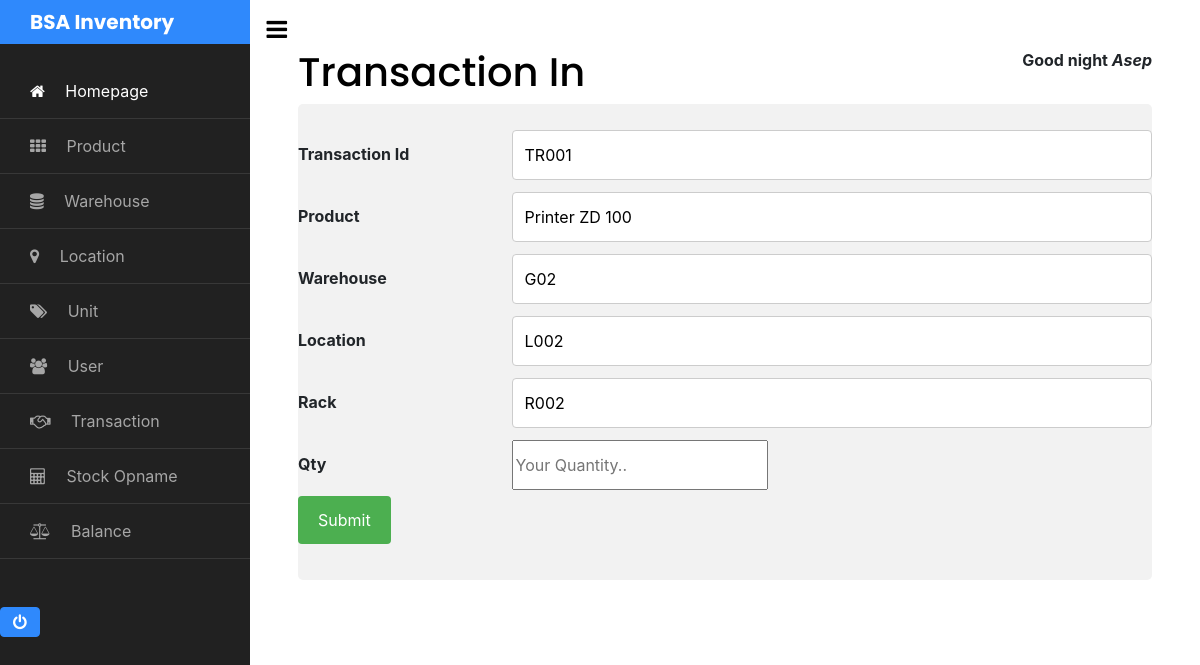
The app's page /pages/form-transaksi-in.php?id_transaksi=TR001 (signed in) with its own data.
### tables this page shows
CREATE TABLE `t_item_balance` (
  `id_transaksi` varchar(12) NOT NULL,
  `id_barang` varchar(50) NOT NULL,
  `id_principle` varchar(50) NOT NULL,
  `nama_barang` varchar(50) NOT NULL,
  `nama_gudang` varchar(50) NOT NULL,
  `nama_lokasi` varchar(50) NOT NULL,
  `rak` varchar(20) NOT NULL,
  `qty` int(8) NOT NULL,
  `qty_so` int(11) NOT NULL,
  `selisih` int(11) NOT NULL
);

### pages/form-transaksi-in.php (the view, shortened to what this page needs)
<?php
  include '../include/sidebar.php';
  include '../include/config.php';
  $SQLexec = "SELECT * FROM t_item_balance WHERE id_transaksi = '$_GET[id_transaksi]'";
  $query = mysqli_query($conn, $SQLexec) or die ("query salah");
  $row = mysqli_fetch_array($query);
?>
<h1>Transaction In</h1>
<div class="container">
  <form method="POST" action="../model/act-transaksi-in.php">
    <div class="row">
      <div class="col-25">
        <label for="lname">Transaction Id</label>
      </div>
      <div class="col-75">
        <input type="text" id="lname" name="txtIdTransaksi" value="<?php echo $row['id_transaksi'];?>" readonly required placeholder="Your Transaction Id..">
      </div>
    </div>
    <div class="row">
      <div class="col-25">
        <label for="lname">Product </label>
      </div>
      <div class="col-75">
        <input type="text" name="txtBarang" value="<?php echo $row['nama_barang'];?>" readonly placeholder="Your Product name..">
      </div>
    </div>
    <div class="row">
      <div class="col-25">
        <label for="fname">Warehouse</label>
      </div>
       <div class="col-75">
        <input type="text" name="txtGudang" value="<?php echo $row['nama_gudang'];?>" readonly placeholder="Your Product Id..">
      </div>
    </div>
    <div class="row">
      <div class="col-25">
        <label for="lname">Location</label>
      </div>
       <div class="col-75">
        <input type="text" name="txtLokasi" value="<?php echo $row['nama_lokasi'];?>" readonly placeholder="Your Product Id..">
      </div>
    </div>
    <div class="row">
      <div class="col-25">
        <label for="lname">Rack</label>
      </div>
      <div class="col-75">
        <input type="text" name="txtRak" value="<?php echo $row['rak'];?>" readonly placeholder="Your Product Id..">
      </div>
    </div>
     <div class="row">
      <div class="col-25">
        <label for="lname">Qty</label>
      </div>
      <div class="col-75">
        <input style="height: 50px" type="number" min="0" required name="txtQty" autofocus autocomplete="off" placeholder="Your Quantity..">
      </div>
    </div>
    <div class="row">
      <input type="submit" name="Submit" value="Submit"/>
    </div>
  </form>
</div>

### records on screen
t_item_balance: txtIdTransaksi "TR001", txtBarang "Printer ZD 100", txtGudang "G02", txtLokasi "L002", txtRak "R002"

### other values on screen
$_SESSION['user_name'] "Asep"
